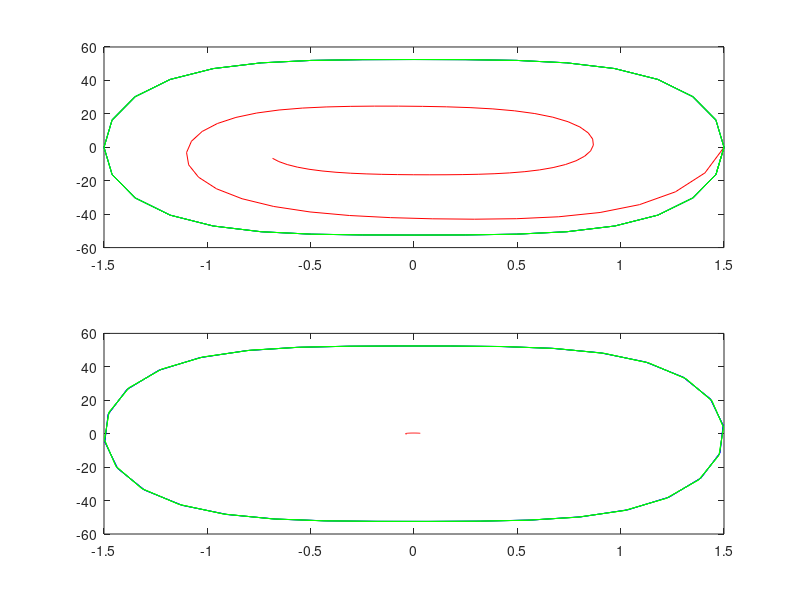

The MATLAB script that drew this image:
%%%%%%%%%%%%%%%%%% RESORTE
u0 = 1.5;
v0 = 0;
s1 = 100;
s2 = 10;
T = 0.15153;
Dt = T/32;
tmax = 50*T;
rango = 0:Dt:tmax;
%%%%%%%%%%%%%%%%%% RK
%
u=[u0];
v=[v0];
uf=[];
vf=[];
%
for i = rango
  a0 = -s1*(1+s2*u0^2)*u0; %%%
%
  u1 = u0 + (1/2)*Dt*v0; %%%
  v1 = v0 + (1/2)*Dt*a0; %%%
  a1 = -s1*(1+s2*u1^2)*u1; %%%
%
  u2 = u0 +    5*Dt*v0 + 4*Dt^2*a0; %%%
  v2 = v0 + (-3)*Dt*a0 + 8*Dt*a1; %%%
  a2 = -s1*(1+s2*u2^2)*u2; %%%
%
  u3 = u0 +       Dt*v0 +  1/6*Dt^2*(-1*a0 + 8*a1); %%%
  v3 = v0 + (1/6)*Dt*a0 + (2/3)*Dt*a1 + (1/6)*Dt*a2;
%
  if (i<=2*T) 
   u=[u,u3]; 
   v=[v,v3];
  endif  
  if (i>=48*T) 
   uf=[uf,u3]; 
   vf=[vf,v3];
  endif  
%
  u0=u3;
  v0=v3;
endfor
urk=u;
vrk=v;
urkf=uf;
vrkf=vf;
%%%%%%%%%%%%%%%%%% MET3
u0 = 1.5;
v0 = 0;
u=[u0];
v=[v0];
uf=[];
vf=[];
%
for i = rango
  a0 = -s1*(1+s2*u0^2)*u0;
  %
  u1 = u0 + 1/3*Dt*v0 + 1/18*Dt^2*a0;
  v1 = v0 + 1/3*Dt*a0;
  a1 = -s1*(1+s2*u1^2)*u1;
  %
  u2 = u0 + 2/3*Dt*v0 + 1/27*Dt^2*(2*a0 + 4*a1);
  v2 = v0 + 2/3*Dt*a1;
  a2 = -s1*(1+s2*u2^2)*u2;
  %
  u3 = u0 + Dt*v0 + 1/6*Dt^2*(a0 + a1 + a2);
  v3 = v0 + 1/4*Dt*(a0 + 3*a2);
%
  if (i<=2*T) 
   u=[u,u3]; 
   v=[v,v3];
  endif  
  if (i>=48*T) 
   uf=[uf,u3]; 
   vf=[vf,v3];
  endif  
%
  u0=u3;
  v0=v3;
endfor
umet3=u;
vmet3=v;
umet3f=uf;
vmet3f=vf;
%%%%%%%%%%%%%%%%%% MET4
u0 = 1.5;
v0 = 0;
u=[u0];
v=[v0];
uf=[];
vf=[];
%
for i = rango
  a0 = -s1*(1+s2*u0^2)*u0;% EC. 1
  %
  u1 = u0 + 1/3*Dt*v0 + 1/18*Dt^2*a0; % EC 2.1
  v1 = v0 + 1/3*Dt*a0; % EC 2.2
  a1 = -s1*(1+s2*u1^2)*u1;% EC 3
  %
  u2 = u0 + 1/2*Dt*v0 + 3/40*Dt^2*(2*a0/3 + a1); % EC 4.1
  v2 = v0 + 1/8*Dt*a0 + 3/8*Dt*a1; % EC 4.2
  a2 = -s1*(1+s2*u2^2)*u2; % EC 5
  %
  u3 = u0 + 1*Dt*v0 + 1/20*Dt^2*(a0 + 9*a1); % EC 6.1
  v3 = v0 + 1/2*Dt*(a0 -3*a1 + 4*a2); % EC 6.2
  a3 = -s1*(1+s2*u3^2)*u3; % EC 7
  %
  u4 = u0 + Dt*v0 + 1/6*Dt^2*(a0 + 2*a2); % EC 8.1
  v4 = v0 + 1/6*Dt*(a0 + 4*a2 + a3); % EC 8.2
%
  if (i<=2*T) 
   u=[u,u4]; 
   v=[v,v4];
  endif  
  if (i>=48*T) 
   uf=[uf,u4]; 
   vf=[vf,v4];
  endif  
%
  u0=u4;
  v0=v4;
endfor
umet4=u;
vmet4=v;
umet4f=uf;
vmet4f=vf;
%%%%%%%%%%%%%%%%%%  GRAFICOS
subplot (2, 1, 1)
plot(urk,vrk,"-r",umet3,vmet3,"-b",umet4,vmet4,"-g"); % PRIMEROS 2T
subplot (2, 1, 2)
plot(urkf,vrkf,"-r",umet3f,vmet3f,"-b",umet4f,vmet4f,"-g"); % ULTIMOS 2T
